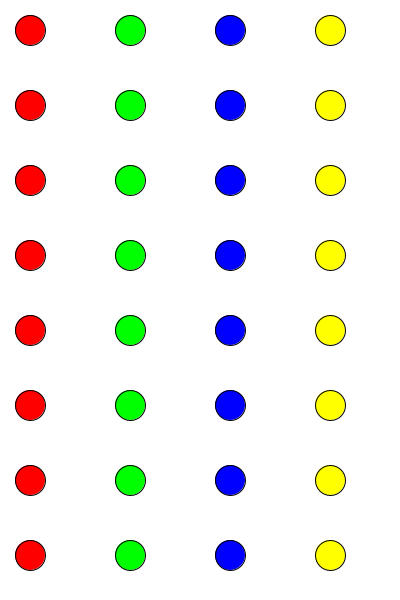
Frame 1 (no input)
Frame 60 (the mouse pressed at the canvas centre just before this capture): identical to frame 1, image omitted
Frame 120 (the mouse held since frame 60 and released just before this capture): identical to frame 1, image omitted

The Processing sketch that drew this single still picture (run headless with seeded random() and noise(); from frame 60 on, the mouse is pressed at the canvas centre):

// Processing sketch: processing_91384
// ── processing_91384.pde

int w = 30;
int l = 30;
int x = 30;
int cx =230;
int rx = 130;
int x2 = 330; //for squares
int y1 = 30;
int y2 = 30; //circles.2
int y3 = 30;
int y4 = 30;
int spaceing = 75;
int spacing2=100;
int endLegs = 570;

void setup() {
  size(400, 600);
  background(255);
}

void draw() {
  //red circle
  fill(255, 0, 0);
  while (y1 <= endLegs) {
    ellipse(x, y1, w, w);
    y1 = y1 + spaceing;
  }
  //blue circle
  fill(0, 0, 255);
  while (y2 <= endLegs) {
    ellipse(cx, y2, w, w);
    y2 = y2 + spaceing;
  }
  //green circle
  fill(0, 255, 0);
  while (y3 <= endLegs) {
    ellipse(rx, y3, w, w);
    y3 = y3 + spaceing;
  }
  //yellow circle
  fill(255,255,0);
  while (y4 <= endLegs) {
    ellipse(x2, y4, w, w);
    y4 = y4 + spaceing;
  }
}
